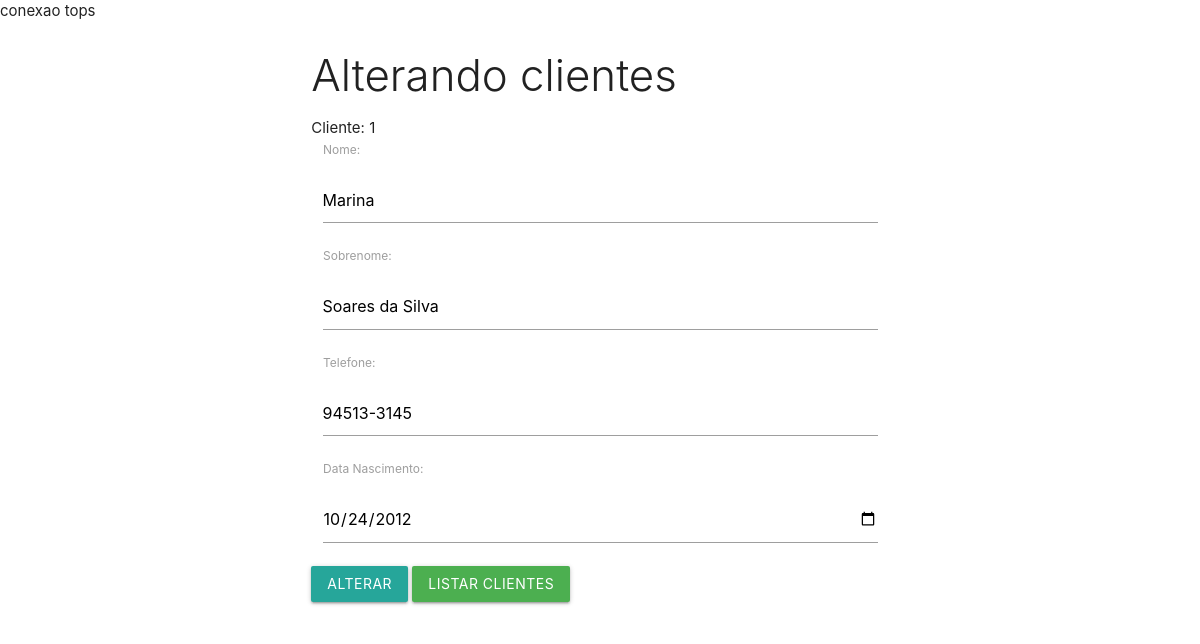
/listagem/altera_cliente.php?id=1, run on an earlier commit of the app's database.
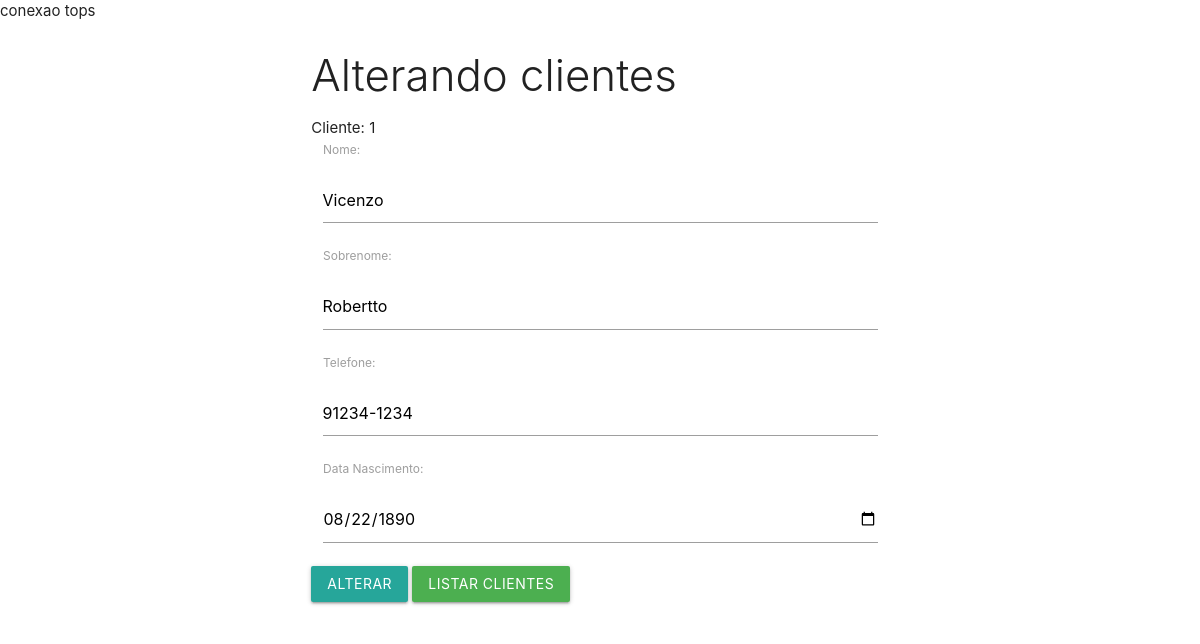
And on a later commit of the database.
### tables this page shows
CREATE TABLE `tab_clientes` (
  `cli_id` int(11) NOT NULL,
  `cli_nome` varchar(20) NOT NULL,
  `cli_sobrenome` varchar(30) NOT NULL,
  `cli_fone` varchar(10) DEFAULT NULL,
  `cli_data_nasc` date DEFAULT NULL
);

### listagem/altera_cliente.php (the view, shortened to what this page needs)
<?php
require_once "conexao.php";
include_once "cabecalho.php";
$id = $_GET['id'];
$consulta = $conecta->prepare('SELECT * FROM tab_clientes WHERE cli_id = :id');
$consulta->bindValue(':id', $id);
$consulta->execute();
$linha = $consulta->fetch(PDO::FETCH_ASSOC);
?>
<div class="row">
   <div class="col s12 m6 push-m3">
      <h3 class="light">Alterando clientes</h3>
      <?php echo "Cliente: {$linha['cli_id']}"; ?>
      <form action="action_altera_cliente.php" method="post">
         <div class="input-field col s12">
            <label for="nome">Nome: </label><br>
            <input type="text" name="txtnome" id="nome" value="<?php echo "{$linha['cli_nome']}"; ?>">
         </div>
         <div class="input-field col s12">
            <label for="sobrenome"> Sobrenome: </label><br>
            <input type="text" name="txtsobrenome" id="sobrenome" value="<?php echo "{$linha['cli_sobrenome']}"; ?>">
         </div>
         <div class=" input-field col s12">
            <label for="fone">Telefone: </label><br>
            <input type="text" name="txtfone" id="fone" value="<?php echo "{$linha['cli_fone']}"; ?>">
         </div>
         <div class=" input-field col s12">
            <label for="data">Data Nascimento: </label><br>
            <input type="date" name="txtdatanasc" id="data" value="<?php echo "{$linha['cli_data_nasc']}"; ?>">
         </div>
         <button type="submit" class="btn" name="btnalterar">Alterar </button>
         <a href="listagem_clientes.php" class="btn green">Listar clientes</a>
      </form>
   </div>
</div>
   <?php
     include_once "rodape.php";
?>

What changed in the data, as far as the page shows it:
changed tab_clientes id 1: txtnome "Marina" → "Vicenzo"; txtsobrenome "Soares da Silva" → "Robertto"; txtfone "94513-3145" → "91234-1234"; txtdatanasc "10/24/2012" → "08/22/1890"
